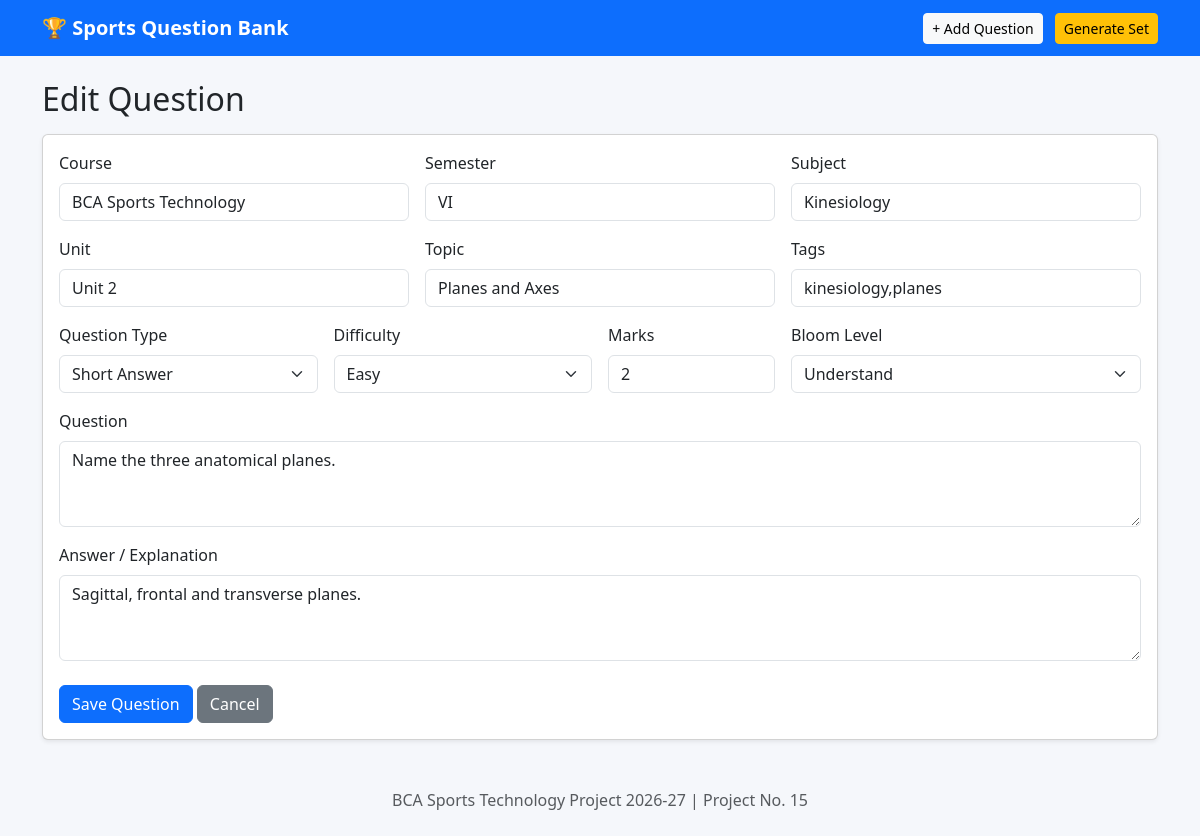
Page /edit/2 on the committed database.
### tables this page shows
CREATE TABLE questions (
id INTEGER PRIMARY KEY AUTOINCREMENT, course TEXT NOT NULL, semester TEXT NOT NULL,
subject TEXT NOT NULL, unit TEXT NOT NULL, topic TEXT NOT NULL, question_type TEXT NOT NULL,
difficulty TEXT NOT NULL, marks INTEGER NOT NULL, bloom TEXT NOT NULL, tags TEXT, question TEXT NOT NULL, answer TEXT);

### app.py (the view, shortened to what this page needs)
@app.route("/edit/<int:id>", methods=["GET","POST"])
def edit(id):
    conn = get_db()
    row = conn.execute("SELECT * FROM questions WHERE id=?", (id,)).fetchone()
    conn.close()
    return render_template("form.html", title="Edit Question", question=row)

### app.py (called while the page is built)
def get_db():
    conn = sqlite3.connect(DB)
    conn.row_factory = sqlite3.Row
    return conn

### templates/form.html
{% extends "base.html" %}{% block content %}
<h2 class="mb-3">{{title}}</h2>
<form method="post" class="card card-body shadow-sm">
<div class="row g-3">
{% for name,label,val in [
('course','Course',question.course if question else 'BCA Sports Technology'),
('semester','Semester',question.semester if question else 'VI'),
('subject','Subject',question.subject if question else ''),
('unit','Unit',question.unit if question else ''),
('topic','Topic',question.topic if question else ''),
('tags','Tags',question.tags if question else '')
] %}
<div class="col-md-4"><label class="form-label">{{label}}</label><input class="form-control" name="{{name}}" required value="{{val or ''}}"></div>
{% endfor %}
<div class="col-md-3"><label class="form-label">Question Type</label><select class="form-select" name="question_type">{% for x in ['MCQ','Short Answer','Long Answer','True/False'] %}<option {% if question and question.question_type==x %}selected{% endif %}>{{x}}</option>{% endfor %}</select></div>
<div class="col-md-3"><label class="form-label">Difficulty</label><select class="form-select" name="difficulty">{% for x in ['Easy','Medium','Hard'] %}<option {% if question and question.difficulty==x %}selected{% endif %}>{{x}}</option>{% endfor %}</select></div>
<div class="col-md-2"><label class="form-label">Marks</label><input class="form-control" type="number" min="1" name="marks" required value="{{question.marks if question else 2}}"></div>
<div class="col-md-4"><label class="form-label">Bloom Level</label><select class="form-select" name="bloom">{% for x in ['Remember','Understand','Apply','Analyze','Evaluate','Create'] %}<option {% if question and question.bloom==x %}selected{% endif %}>{{x}}</option>{% endfor %}</select></div>
<div class="col-12"><label class="form-label">Question</label><textarea class="form-control" name="question" rows="3" required>{{question.question if question else ''}}</textarea></div>
<div class="col-12"><label class="form-label">Answer / Explanation</label><textarea class="form-control" name="answer" rows="3">{{question.answer if question else ''}}</textarea></div>
</div><div class="mt-4"><button class="btn btn-primary">Save Question</button> <a class="btn btn-secondary" href="{{url_for('index')}}">Cancel</a></div>
</form>{% endblock %}

### static/style.css (style rules this page uses)
body { background:#f5f7fb }

### rows in the picture
questions: label "Course", course "BCA Sports Technology", label "Semester", semester "VI", label "Subject", subject "Kinesiology", label "Unit", unit "Unit 2", label "Topic", topic "Planes and Axes", label "Tags", tags "kinesiology,planes", question_type "Short Answer", difficulty "Easy", marks "2", bloom "Understand", question "Name the three anatomical planes.", answer "Sagittal, frontal and transverse planes."

### other values in the picture
{{ title }} "Edit Question"
